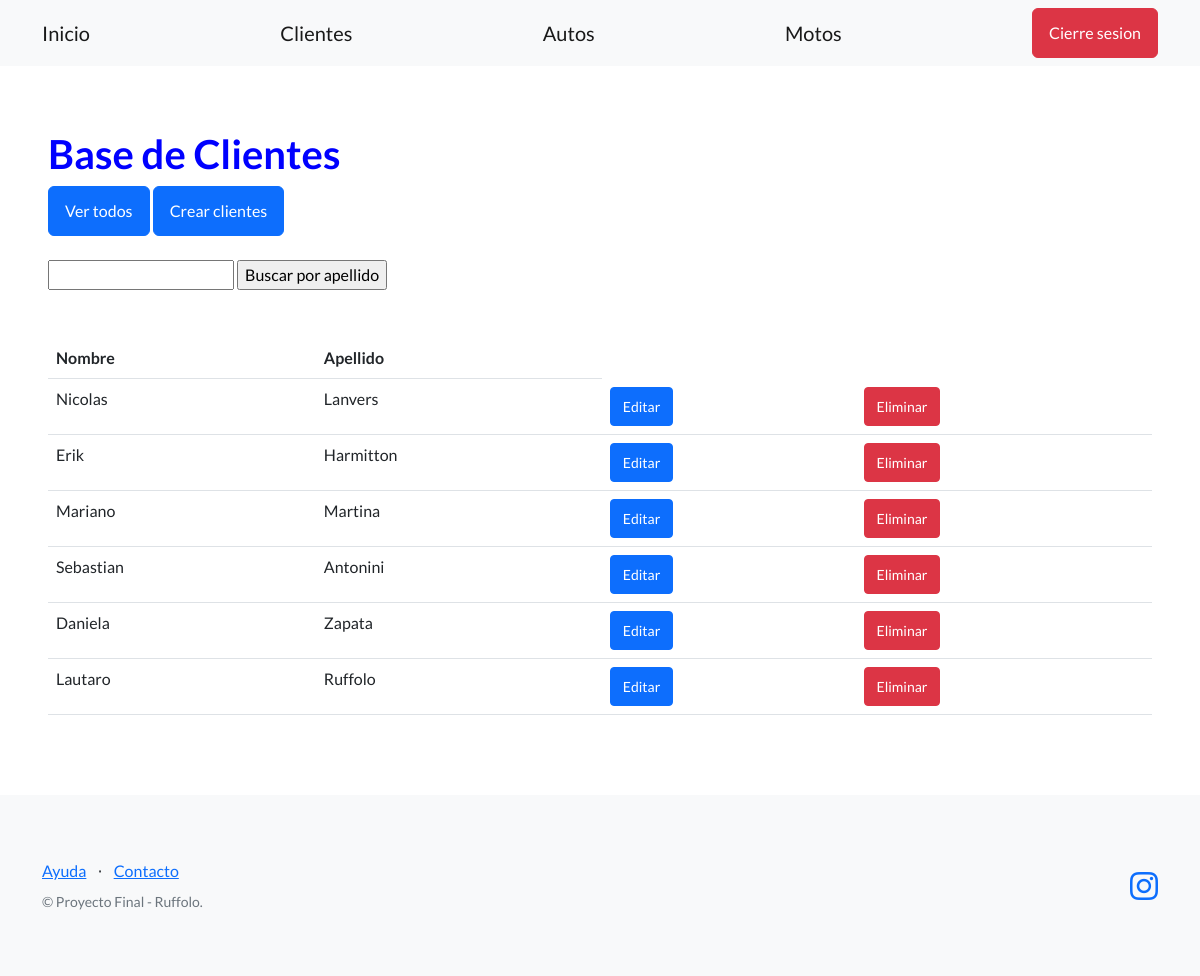
Before: /ficheros/clientes/ (signed in) with the older database file.
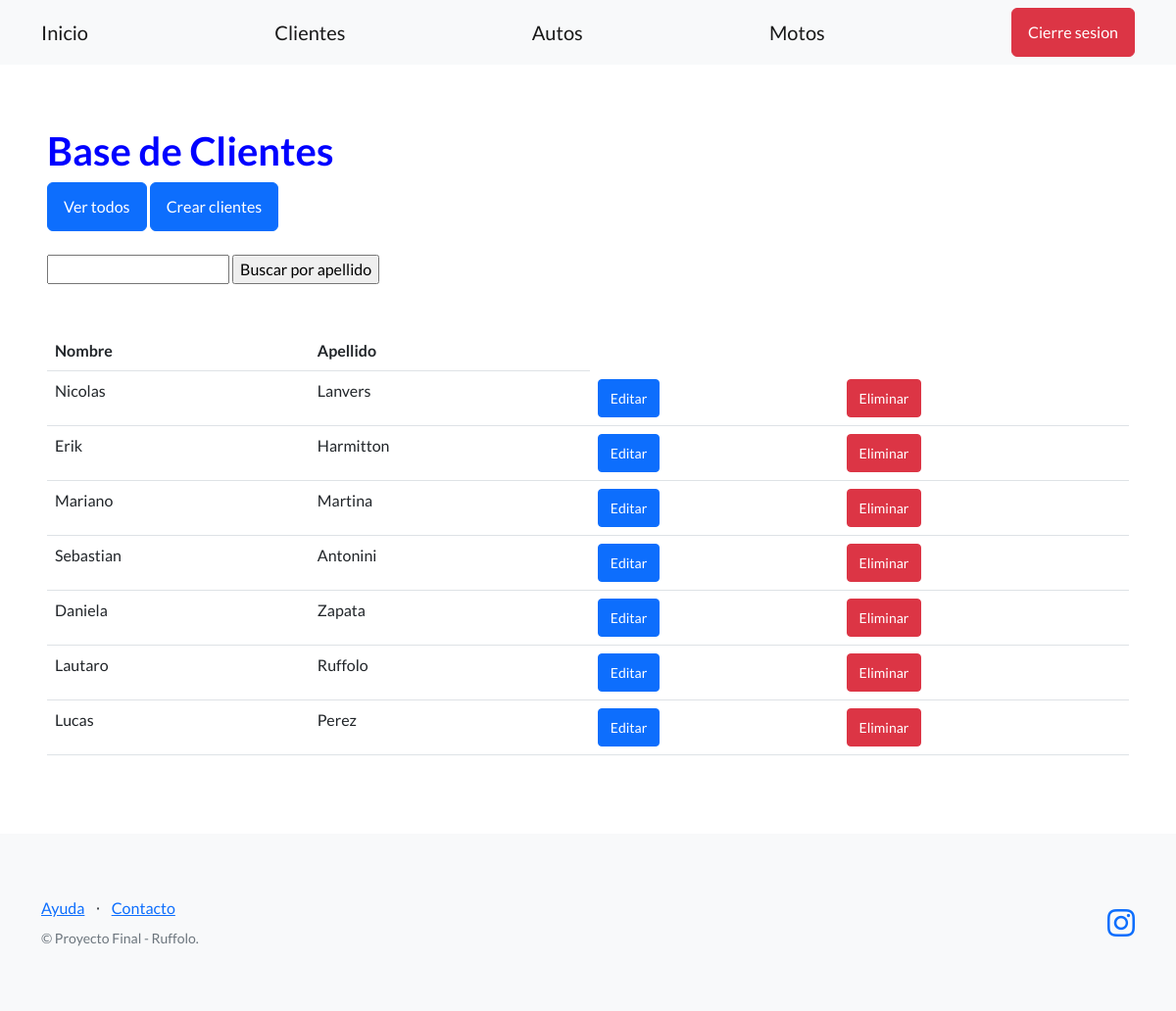
After: the same page with the newer database file.
### Ficheros/models.py (models this page shows, shortened)
class Cliente(models.Model):
    nombre = models.CharField(max_length=100)
    apellido = models.CharField(max_length=100)
    email = models.EmailField()

### Ficheros/views.py (the view)
# urls.py: path("clientes/", listar_clientes, name="lista_clientes"),
@login_required
def listar_clientes(request):
    contexto ={
        "clientes" : Cliente.objects.all()
    }
    http_response = render(
        request=request,
        template_name='Ficheros/lista_clientes.html',
        context=contexto,
    )
    return http_response

### Ficheros/templates/Ficheros/lista_clientes.html (shortened to what this page needs)
{% extends "base.html" %}
    {% block contenido %}
    <h1 style="color:blue;">
      Base de Clientes
    </h1>
    <a class="btn btn-primary" href="{% url "lista_clientes" %}">Ver todos</a>
    <a class="btn btn-primary" href="{% url "crear_clientes" %}">Crear clientes</a>
    <br><br>
    <form action="{% url 'buscar_clientes' %}" method="post">
     <input type="text" name="busqueda">
     <input type="submit" value="Buscar por apellido">
    </form>
    <br><br>
  <table class="table">
    <tbody>
      <tr>
        <th>Nombre</th>
        <th>Apellido</th>
      </tr>
      {% for cliente in clientes %}
      <tr>
        <td>{{ cliente.nombre}}</td>
        <td>{{ cliente.apellido}}</td>
        <td>
          <a class="btn btn-primary btn-sm" href="{% url 'editar_cliente' cliente.id %}">Editar</a>
        </td>
        <td>
          <form action="{% url 'eliminar_cliente' cliente.id %}" method="post">
            <input type="submit" class="btn btn-danger  btn-sm" value="Eliminar"/>
          </form>
        </td
      </tr>
      {% endfor %}
    </tbody>
  </table>
    {% endblock contenido %}

Changed rows visible on the page:
added Cliente: nombre "Lucas", apellido "Perez"
